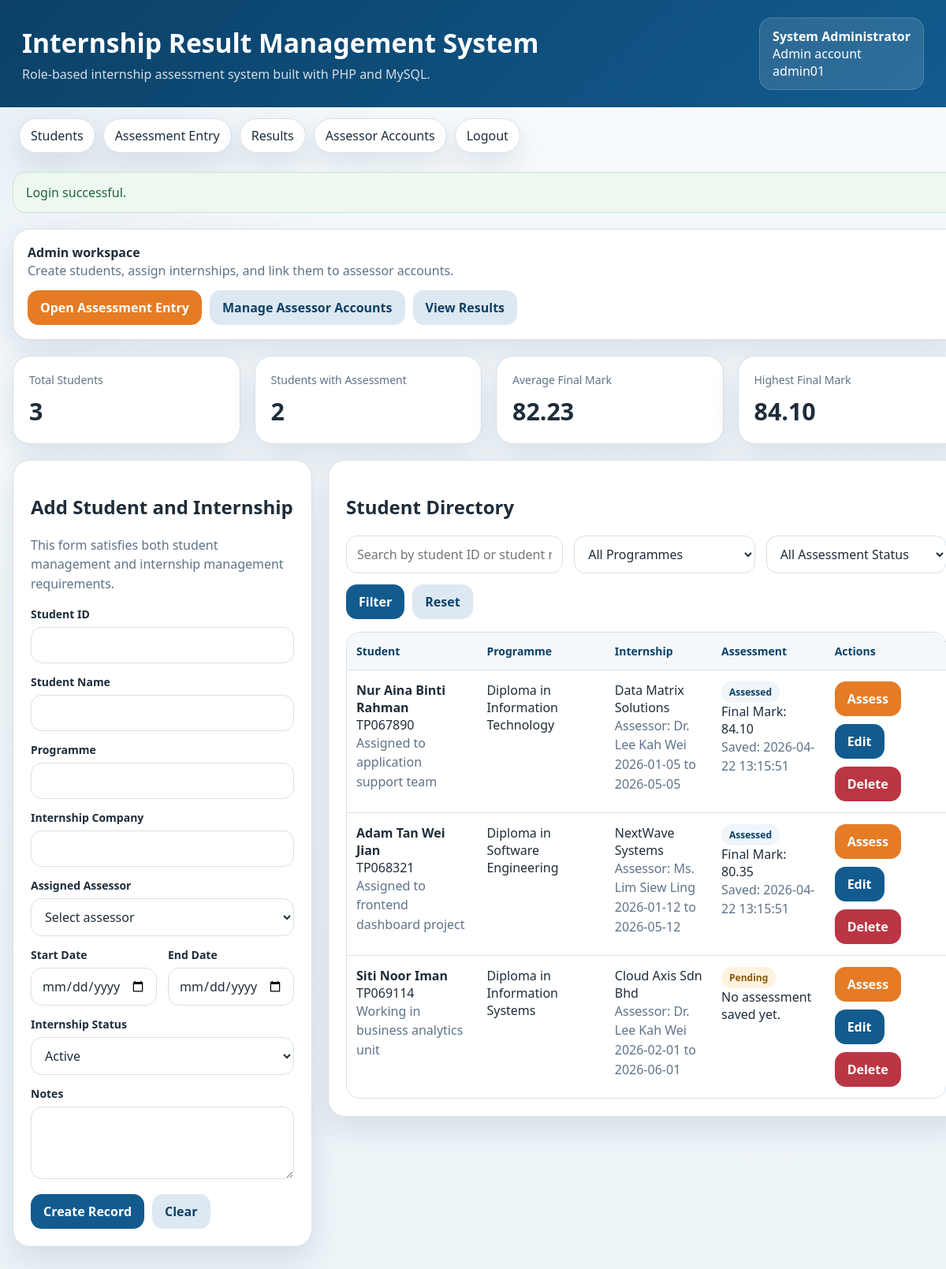
The page /COMP1044_SRC/student_management.php (signed in) on the database its author committed.
### tables this page shows
CREATE TABLE students (
  student_id VARCHAR(20) PRIMARY KEY,
  student_name VARCHAR(100) NOT NULL,
  programme VARCHAR(100) NOT NULL,
  company_name VARCHAR(100) NOT NULL,
  created_at DATETIME NOT NULL DEFAULT CURRENT_TIMESTAMP
);

CREATE TABLE internships (
  internship_id INT PRIMARY KEY AUTO_INCREMENT,
  student_id VARCHAR(20) NOT NULL UNIQUE,
  assessor_id INT NOT NULL,
  start_date DATE NOT NULL,
  end_date DATE NOT NULL,
  status ENUM('Active', 'Completed') NOT NULL DEFAULT 'Active',
  notes VARCHAR(255),
  CONSTRAINT fk_internships_student
    FOREIGN KEY (student_id) REFERENCES students (student_id),
  CONSTRAINT fk_internships_assessor
    FOREIGN KEY (assessor_id) REFERENCES users (user_id),
  CONSTRAINT chk_internship_dates
    CHECK (end_date >= start_date)
);

CREATE TABLE users (
  user_id INT PRIMARY KEY AUTO_INCREMENT,
  username VARCHAR(50) NOT NULL UNIQUE,
  password_hash VARCHAR(255) NOT NULL,
  full_name VARCHAR(100) NOT NULL,
  role ENUM('Admin', 'Assessor') NOT NULL
);

CREATE TABLE assessments (
  assessment_id INT PRIMARY KEY AUTO_INCREMENT,
  internship_id INT NOT NULL UNIQUE,
  undertaking_tasks DECIMAL(5,2) NOT NULL,
  health_safety DECIMAL(5,2) NOT NULL,
  theoretical_knowledge DECIMAL(5,2) NOT NULL,
  written_report DECIMAL(5,2) NOT NULL,
  language_clarity DECIMAL(5,2) NOT NULL,
  lifelong_learning DECIMAL(5,2) NOT NULL,
  project_management DECIMAL(5,2) NOT NULL,
  time_management DECIMAL(5,2) NOT NULL,
   
  final_mark DECIMAL(6,2) GENERATED ALWAYS AS (
    undertaking_tasks * 0.10 +
    health_safety * 0.10 +
    theoretical_knowledge * 0.10 +
    written_report * 0.15 +
    language_clarity * 0.10 +
    lifelong_learning * 0.15 +
    project_management * 0.15 +
    time_management * 0.15
  ) STORED,
  comments TEXT,
  assessed_at DATETIME NOT NULL DEFAULT CURRENT_TIMESTAMP,
  CONSTRAINT fk_assessments_internship
    FOREIGN KEY (internship_id) REFERENCES internships (internship_id),
   
  CONSTRAINT chk_undertaking_tasks CHECK (undertaking_tasks BETWEEN 0 AND 100),
  CONSTRAINT chk_health_safety CHECK (health_safety BETWEEN 0 AND 100),
  CONSTRAINT chk_theoretical_knowledge CHECK (theoretical_knowledge BETWEEN 0 AND 100),
  CONSTRAINT chk_written_report CHECK (written_report BETWEEN 0 AND 100),
  CONSTRAINT chk_language_clarity CHECK (language_clarity BETWEEN 0 AND 100),
  CONSTRAINT chk_lifelong_learning CHECK (lifelong_learning BETWEEN 0 AND 100),
  CONSTRAINT chk_project_management CHECK (project_management BETWEEN 0 AND 100),
  CONSTRAINT chk_time_management CHECK (time_management BETWEEN 0 AND 100)
);

### COMP1044_SRC/includes/bootstrap.php (called while the page is built, shortened)
<?php
$config = require dirname(__DIR__) . '/config.php';
function db(): PDO
{
    static $pdo = null;
    if ($pdo instanceof PDO) {
        return $pdo;
    }
    global $config;
    $db = $config['db'];
    $dsn = sprintf(
        'mysql:host=%s;port=%s;dbname=%s;charset=%s',
        $db['host'],
        $db['port'],
        $db['database'],
        $db['charset']
    );
    $pdo = new PDO($dsn, $db['username'], $db['password'], [
        PDO::ATTR_ERRMODE => PDO::ERRMODE_EXCEPTION,
        PDO::ATTR_DEFAULT_FETCH_MODE => PDO::FETCH_ASSOC,
    ]);
    return $pdo;
}
function current_user(): ?array
{
    return $_SESSION['user'] ?? null;
}
function h(?string $value): string
{
    return htmlspecialchars((string) $value, ENT_QUOTES, 'UTF-8');
}
function is_admin(): bool
{
    return (current_user()['role'] ?? '') === 'Admin';
}
function fetch_dashboard_stats(?int $assessorId = null): array
{
    $pdo = db();
    $params = [];
    $where = '';
    $studentSql = 'SELECT COUNT(*) FROM internships i' . $where;
    $studentStmt = $pdo->prepare($studentSql);
    $studentStmt->execute($params);
    $totalStudents = (int) $studentStmt->fetchColumn();
    $markSql = 'SELECT COUNT(a.assessment_id) AS assessed_count, AVG(a.final_mark) AS average_mark, MAX(a.final_mark) AS highest_mark
        FROM internships i
        LEFT JOIN assessments a ON a.internship_id = i.internship_id' . $where;
    $markStmt = $pdo->prepare($markSql);
    $markStmt->execute($params);
    $result = $markStmt->fetch() ?: [];
    return [
        'total_students' => $totalStudents,
        'assessed_count' => (int) ($result['assessed_count'] ?? 0),
        'average_mark' => $result['average_mark'] !== null ? number_format((float) $result['average_mark'], 2) : '0.00',
        'highest_mark' => $result['highest_mark'] !== null ? number_format((float) $result['highest_mark'], 2) : '0.00',
    ];
}

### COMP1044_SRC/student_management.php (the view, shortened to what this page needs)
<?php
require_once __DIR__ . '/includes/layout.php';
$pdo = db();
$user = current_user();
$editRecord = null;
$search = trim($_GET['search'] ?? '');
$statusFilter = trim($_GET['assessment_status'] ?? 'all');
$conditions = [];
$params = [];
$where = $conditions ? ' WHERE ' . implode(' AND ', $conditions) : '';
$sql = 'SELECT s.student_id, s.student_name, s.programme, s.company_name, i.internship_id, i.start_date, i.end_date, i.status,
        i.notes, u.full_name AS assessor_name, u.user_id AS assessor_id, a.assessment_id, a.final_mark, a.assessed_at
    FROM students s
    JOIN internships i ON i.student_id = s.student_id
    JOIN users u ON u.user_id = i.assessor_id
    LEFT JOIN assessments a ON a.internship_id = i.internship_id' . $where . '
    ORDER BY s.student_id';
$stmt = $pdo->prepare($sql);
$stmt->execute($params);
$records = $stmt->fetchAll();
$stats = fetch_dashboard_stats(is_assessor() ? (int) $user['user_id'] : null);
?>
<section class="toolbar">
    <div>
        <strong><?= is_admin() ? 'Admin workspace' : 'Assessor workspace' ?></strong><br />
        <span class="helper">
            <?= is_admin()
                ? 'Create students, assign internships, and link them to assessor accounts.'
                : 'View the students assigned to you and access assessment entry quickly.' ?>
        </span>
    </div>
    <div class="toolbar-actions">
        <a class="button-link secondary" href="result_entry.php">Open Assessment Entry</a>
        <?php if (is_admin()): ?>
            <a class="button-link ghost" href="user_management.php">Manage Assessor Accounts</a>
        <?php endif; ?>
        <a class="button-link ghost" href="results.php">View Results</a>
    </div>
</section>
<section class="stats">
    <article class="stat-card">
        <span>Total Students</span>
        <strong><?= h((string) $stats['total_students']) ?></strong>
    </article>
    <article class="stat-card">
        <span>Students with Assessment</span>
        <strong><?= h((string) $stats['assessed_count']) ?></strong>
    </article>
    <article class="stat-card">
        <span>Average Final Mark</span>
        <strong><?= h($stats['average_mark']) ?></strong>
    </article>
    <article class="stat-card">
        <span>Highest Final Mark</span>
        <strong><?= h($stats['highest_mark']) ?></strong>
    </article>
</section>
<section class="content-grid">
    <?php if (is_admin()): ?>
        <article class="panel">
            <h2><?= $editRecord ? 'Edit Student and Internship' : 'Add Student and Internship' ?></h2>
            <p class="helper">This form satisfies both student management and internship management requirements.</p>
            <form method="post" class="form-grid">
                <div>
                    <label for="student_id">Student ID</label>
                    <input id="student_id" name="student_id" value="<?= h($editRecord['student_id'] ?? '') ?>" required />
                </div>
                <div>
                    <label for="student_name">Student Name</label>
                    <input id="student_name" name="student_name" value="<?= h($editRecord['student_name'] ?? '') ?>" required />
                </div>
                <div>
                    <label for="programme">Programme</label>
                    <input id="programme" name="programme" value="<?= h($editRecord['programme'] ?? '') ?>" required />
                </div>
                <div>
                    <label for="company_name">Internship Company</label>
                    <input id="company_name" name="company_name" value="<?= h($editRecord['company_name'] ?? '') ?>" required />
                </div>
                <div>
                    <label for="assessor_id">Assigned Assessor</label>
                    <select id="assessor_id" name="assessor_id" required>
                        <option value="">Select assessor</option>
                    </select>
                </div>
                <div class="form-grid two">
                    <div>
                        <label for="start_date">Start Date</label>
                        <input id="start_date" name="start_date" type="date" value="<?= h($editRecord['start_date'] ?? '') ?>" required />
                    </div>
                    <div>
                        <label for="end_date">End Date</label>
                        <input id="end_date" name="end_date" type="date" value="<?= h($editRecord['end_date'] ?? '') ?>" required />
                    </div>
                </div>
                <div>
                    <label for="status">Internship Status</label>
                    <select id="status" name="status">
                        <?php $selectedStatus = $editRecord['status'] ?? 'Active'; ?>
                        <option value="Active" <?= $selectedStatus === 'Active' ? 'selected' : '' ?>>Active</option>
                    </select>
                </div>
                <div>
                    <label for="notes">Notes</label>
                    <textarea id="notes" name="notes"><?= h($editRecord['notes'] ?? '') ?></textarea>
                </div>
                <div class="button-row">
                    <button type="submit"><?= $editRecord ? 'Update Record' : 'Create Record' ?></button>
                    <a class="button-link ghost" href="student_management.php">Clear</a>
                </div>
            </form>
        </article>
    <?php endif; ?>
    <article class="panel">
        <h2><?= is_admin() ? 'Student Directory' : 'Assigned Students' ?></h2>
        <form method="get" class="search-row" style="margin-bottom: 16px;">
            <input type="text" name="search" value="<?= h($search) ?>" placeholder="Search by student ID or student name" />
            <select name="programme">
                <option value="">All Programmes</option>
            </select>
            <select name="assessment_status">
                <option value="all" <?= $statusFilter === 'all' ? 'selected' : '' ?>>All Assessment Status</option>
            </select>
            <div class="button-row">
                <button type="submit">Filter</button>
                <a class="button-link ghost" href="student_management.php">Reset</a>
            </div>
        </form>
        <div class="table-wrap">
            <table>
                <thead>
                <tr>
                    <th>Student</th>
                    <th>Programme</th>
                    <th>Internship</th>
                    <th>Assessment</th>
                    <th>Actions</th>
                </tr>
                </thead>
                <tbody>
                <?php if (!$records): ?>
                    <tr><td colspan="5" class="empty">No student records match the current filter.</td></tr>
                <?php else: ?>
                    <?php foreach ($records as $record): ?>
                        <tr>
                            <td>
                                <strong><?= h($record['student_name']) ?></strong><br />
                                <?= h($record['student_id']) ?><br />
                                <span class="helper"><?= h($record['notes'] ?: 'No note provided.') ?></span>
                            </td>
                            <td><?= h($record['programme']) ?></td>
                            <td>
                                <?= h($record['company_name']) ?><br />
                                <span class="helper">Assessor: <?= h($record['assessor_name']) ?></span><br />
                                <span class="helper"><?= h($record['start_date']) ?> to <?= h($record['end_date']) ?></span>
                            </td>
                            <td>
                                <?php if ($record['assessment_id']): ?>
                                    <span class="pill">Assessed</span><br />
                                    Final Mark: <?= number_format((float) $record['final_mark'], 2) ?><br />
                                    <span class="helper">Saved: <?= h((string) $record['assessed_at']) ?></span>
                                <?php else: ?>
                                    <span class="pill warn">Pending</span><br />
                                    No assessment saved yet.
                                <?php endif; ?>
                            </td>
                            <td>
                                <div class="table-actions">
                                    <a class="button-link secondary" href="result_entry.php?student_id=<?= h($record['student_id']) ?>">Assess</a>
                                    <?php if (is_admin()): ?>
                                        <a class="button-link" href="student_management.php?edit=<?= h($record['student_id']) ?>">Edit</a>
                                        <form method="post" onsubmit="return confirm('Delete this student record?');">
                                            <button class="danger" type="submit">Delete</button>
                                        </form>
                                    <?php endif; ?>
                                </div>
                            </td>
                        </tr>
                    <?php endforeach; ?>
                <?php endif; ?>
                </tbody>
            </table>
        </div>
    </article>
</section>

### rows shown on the page
students: student_name "Nur Aina Binti Rahman", student_id "TP067890", internships.notes "Assigned to application support team", programme "Diploma in Information Technology", company_name "Data Matrix Solutions", users.full_name "Dr. Lee Kah Wei", internships.start_date "2026-01-05", internships.end_date "2026-05-05", assessments.final_mark "84.10", assessments.assessed_at "2026-04-22 13:15:51"
students: student_name "Adam Tan Wei Jian", student_id "TP068321", internships.notes "Assigned to frontend dashboard project", programme "Diploma in Software Engineering", company_name "NextWave Systems", users.full_name "Ms. Lim Siew Ling", internships.start_date "2026-01-12", internships.end_date "2026-05-12", assessments.final_mark "80.35", assessments.assessed_at "2026-04-22 13:15:51"
internships: student.student_name "Siti Noor Iman", student.student_id "TP069114", notes "Working in business analytics unit", student.programme "Diploma in Information Systems", student.company_name "Cloud Axis Sdn Bhd", assessor.full_name "Dr. Lee Kah Wei", start_date "2026-02-01", end_date "2026-06-01", shows "Pending"

### other values the page prints
app_name() "Internship Result Management System"
$user['full_name'] "System Administrator"
$user['role'] "Admin"
$user['username'] "admin01"
$flash['message'] "Login successful."
$stats['total_students'] "3"
$stats['assessed_count'] "2"
$stats['average_mark'] "82.23"
$stats['highest_mark'] "84.10"
